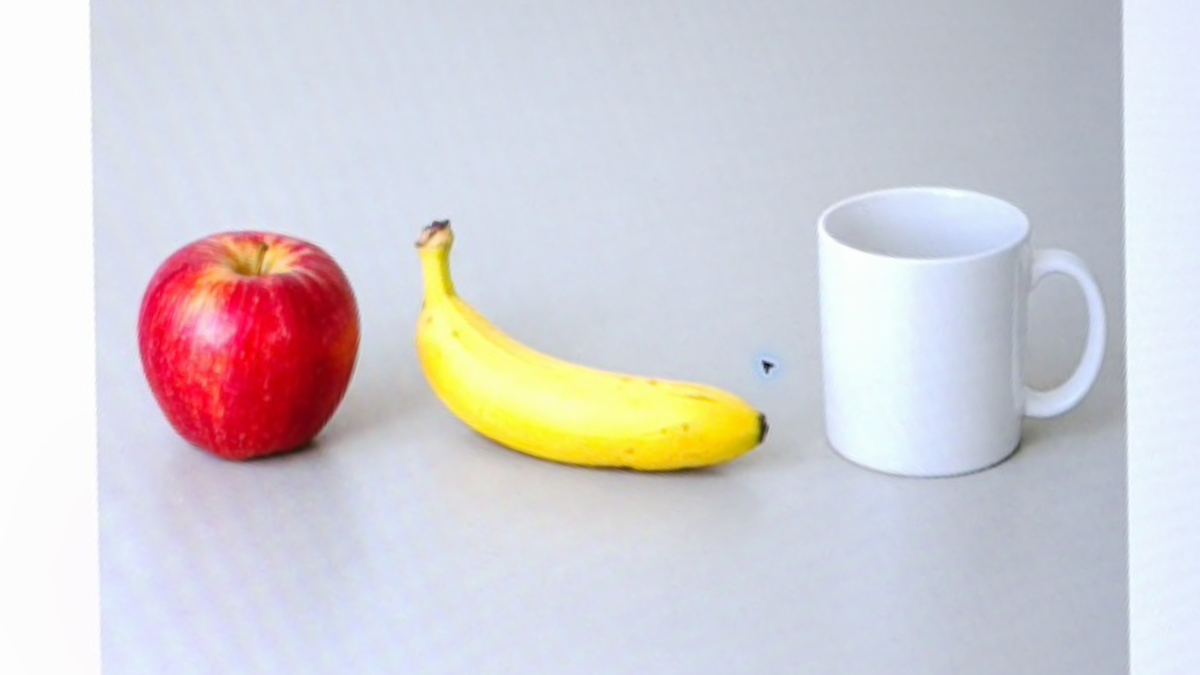
#> input picture 教材/圖檔/objects-board.png, 1200 x 675 px, found by its file name
$ python '第24課-相機ROI.py'
#> lines starting #> are read from the running program, lines starting #| are printed output that depends on the picture; after the words box and inside, x2 and y2 are one past the last pixel; in counts of white or black regions, pixels touching at a corner belong together
import cv2

image = cv2.imread('objects-board.png')
#> image is the input picture: shape (675, 1200, 3); mean B, G, R 213.6, 208.3, 211.7
if image is None:
    raise RuntimeError('找不到 objects-board.png')
# 固定座標只適用本次 1200 x 675 圖片，換圖時需重新選取。
x1, y1, x2, y2 = 150, 185, 390, 490
roi = image[y1:y2, x1:x2].copy()
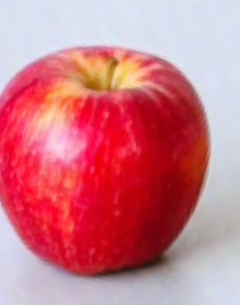
#> roi: shape (305, 240, 3); mean B, G, R 133.9, 121, 206.1
if roi.size == 0:
    raise RuntimeError('ROI 為空，請檢查座標')
marked = image.copy()
cv2.rectangle(marked, (x1, y1), (x2-1, y2-1), (0, 255, 0), 3)
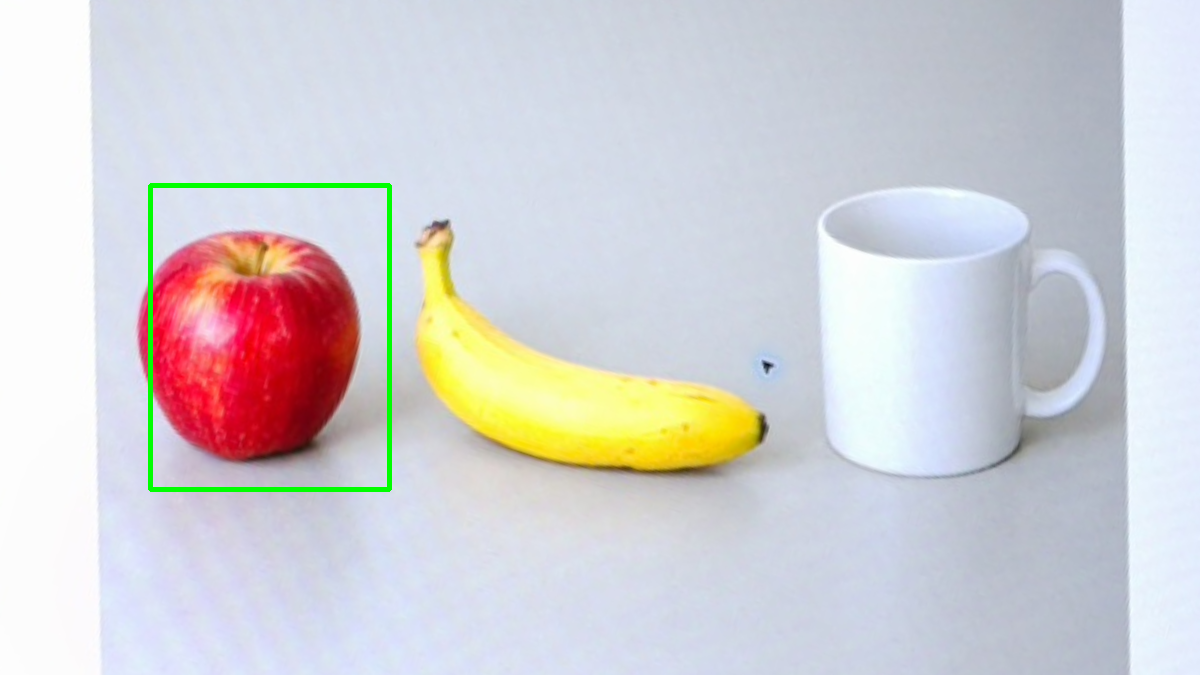
#> marked: shape (675, 1200, 3); 0.67% of pixels changed, all inside (x1, y1, x2, y2) = (148, 183, 392, 492)
if not cv2.imwrite('lesson24-camera-roi.png', roi) or not cv2.imwrite('lesson24-camera-marked.png', marked):
    raise RuntimeError('圖片儲存失敗')
print('image shape:', image.shape)
#| image shape: (675, 1200, 3)
print('ROI shape:', roi.shape)
#| ROI shape: (305, 240, 3)
print('saved: lesson24-camera-roi.png, lesson24-camera-marked.png')
